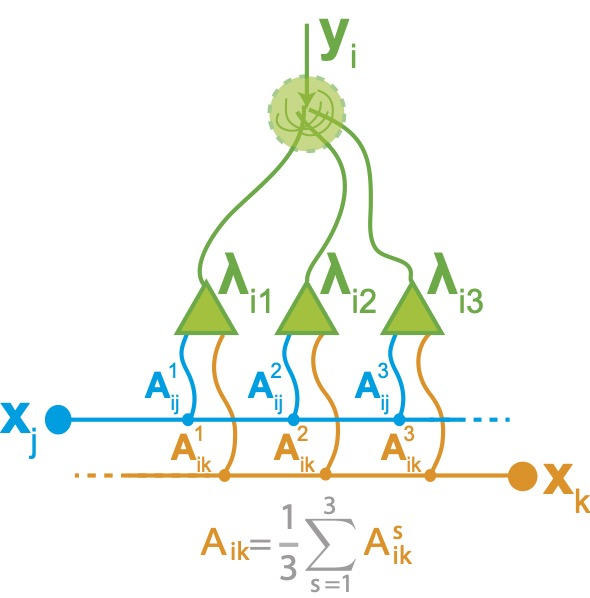
#> input picture art/sister_conn_mean.jpg, 590 x 598 px
$ python driver.py
#> lines starting #> are read from the running program, lines starting #| are printed output that depends on the picture
### olfactory_bulb.py
import numpy as np
from cmath import sqrt as csqrt
import logging, json
import time, datetime
import cvxpy as cvx
import sisters_util as util
import autograd.numpy as anp
import pymanopt

from sisters_util import TimedBlock

logger = util.create_logger("olfactory_bulb")
INFO   = logger.info
WARN   = logger.warning
DEBUG  = logger.debug

def linearly_rectify(x,th):
    return (x > th)*(x - th)

def smooth_rectify(x,th,f=10):
    return np.log(1 + np.exp(f*(x - th)))/f

# [8 lines left out: function get_x_true, not called in this run]

class OlfactoryBulb:
    # [36 lines left out: functions compute_affinity_and_covariance, gen_random_weights, not called in this run]

    @staticmethod
    def generate_connectivity(M, N, Svals, A_mean, C, random_rotation = False, return_details = False, sparsify = 0, penalty = 1, verbosity = 0):
        # We need to specify the elements of A
        # A is a list of [Si x N] matrices, where Si is the number of sister cells for glomerulus i
        # We want the mean of the A[i] to be A_mean[i]
        # We also want sum Si Ci to equal C

        # We will generate the A[i] by first assuming the means are all zero and setting the values to
        # get the correct covariance matrix. Then we will adjust the means to get the correct mean.

#> called with M = 20, N = 50, random_rotation = True, return_details = True, sparsify = 0, penalty = 0, verbosity = 0
        S = sum(Svals)
        A = [np.outer(np.ones(Sg,), Am_g) for Sg, Am_g in zip(Svals, A_mean)]

        # If penalty is a scalar, then expand it to size M
        # If not, assert that it has length M
        if np.isscalar(penalty):
            penalty = np.ones((M,)) * penalty
        else:
            assert len(penalty) == M, f"Sparsity penalty must be a scalar, or a vector of length {M}, not {len(penalty)}."

        # First determine how many odours have covariance constraints
        ind_nz = np.where(np.diag(C) > 1e-8)[0]
        n = len(ind_nz)

        if n == 0:
            WARN(f"Desired covariance had no non-zero diagonal elements.")
            return A

        # See if that's too many
        n1 = np.sqrt(2 * (S - M) * N)
        n2 = M * (S - 1)
        n3 = S - M
        n_max = np.min([n1, n2, n3])
        assert n <= n_max, f"Too many odours with covariance constraints: {n} > {n_max}."
        DEBUG(f"n = {n} <= n_max = {n_max}.")

        C_n = C[ind_nz][:, ind_nz]
        mags = np.sqrt(np.diag(C_n))
        corrs = C_n / (mags[:, None] * mags[None, :])

        W = np.zeros((S, n))
        W[0,0] = 1
        for i in range(1, n):
            for j in range(i):
                W[j,i] = (corrs[i,j] - sum(W[:j,j]*W[:j,i])) / W[j,j]
            W[i,i] = np.sqrt(1 - sum(W[:i,i]**2))

        assert np.allclose(W.T @ W, corrs), "W'W is not equal to corrs."
        DEBUG("W'W is equal to corrs.")

        # Create the matrix that will enforce the zero-mean constraints
        B = np.zeros((M,S))
        starts = np.cumsum([0] + list(Svals))
        for i in range(M):
            B[i, starts[i]:starts[i+1]] = 1

        penalty_vector = penalty @ B

        _, _, VBt = np.linalg.svd(B, full_matrices = True)
        VB_perp = VBt.T[:, M:]

        # Rotate the weights into the nullspace of B
        _, sW, VWt = np.linalg.svd(W, full_matrices = False)
        SV_W = np.diag(sW) @ VWt
        # Generate a random n x n rotation
        n_perp = VB_perp.shape[1]
        R = np.linalg.qr(np.random.randn(n_perp,n_perp))[0] if random_rotation else np.eye(n_perp)
        random_rotation and DEBUG("Applying random rotation.")

        W1 = (VB_perp @ R)[:, :n] @ SV_W

        if sparsify:
            manifold = pymanopt.manifolds.SpecialOrthogonalGroup(n_perp)

            # [4 lines left out: function loss, not called in this run]

            best_norm = loss(R)
            best_R = R

            print(f"Optimizing sparsity with {sparsify} iterations.")
            print(f"Initial norm: {best_norm}")

            problem = pymanopt.Problem(manifold=manifold, cost=loss)
            solver = pymanopt.optimizers.SteepestDescent(verbosity = verbosity)

            R_init = R
            for i in range(sparsify):
                res = solver.run(problem, initial_point=R_init)
                R = res.point
                new_best = False
                if res.cost < best_norm:
                    best_norm = res.cost
                    best_R    = R
                    new_best = True
                print(f"Iteration {i+1}: {res.cost} {'*' if new_best else ''}")

                R_init = np.linalg.qr(np.random.randn(n_perp,n_perp))[0]

            W1 = (VB_perp @ best_R)[:, :n] @ SV_W

        assert np.allclose(W1.T @ W1, corrs), "W1'W1 does not equal corrs."
        DEBUG("W1'W1 is equal to corrs.")

        assert np.allclose(B @ W1, 0), "B W1 != 0: Not all constraints were met."
        DEBUG("B W1 == 0: Constraints were met")

        Wsol = W1 @ np.diag(mags)
        for g, Sg, Am_g in zip(range(M), Svals, A_mean):
            for ni, ii in zip(range(n), ind_nz):
                A[g][:, ii] += Wsol[starts[g]:starts[g+1],ni]

        # Check the means
        assert all([np.allclose(Ai.mean(axis=0), Ami) for Ai, Ami in zip(A, A_mean)]), "Means didn't match."
        INFO(f"Means matched in each glomerulus.")

        AtA = sum([Si * np.cov(Ai.T, bias=True) for Si, Ai in zip(Svals, A)])
        assert np.allclose(AtA, C), "AtA != C"
        INFO(f"Weighted sum of weighted covariances matched target.")

        details = {"W":W, "R":R, "W1":W1, "Wsol":Wsol, "B":B, "ind_nz":ind_nz}

        return (A, details) if return_details else A

    # [248 lines left out: functions __init__, print_params, loss, run_exact, run_sister, get_x_MAP, not called in this run]


### neurips/figures.py
import os, sys, logging
from pathlib import Path
import numpy as np
from matplotlib import pyplot as plt
from matplotlib import cm
from matplotlib.colors import LinearSegmentedColormap
import matplotlib.patches as patches
from matplotlib.patches import Rectangle

import compute

if "GIT" in os.environ:
    git_path = os.environ["GIT"]
    sys.path.append(git_path)

try:
    from label_axes import label_axes
except ImportError:
    # Define a dummy function if label_axes is not available
    print("label_axes module not found. Using dummy function.")
    class label_axes:
        @staticmethod
        def label_axes(*args, **kwargs):
            pass

project_path = Path(__file__).resolve().parent.parent.as_posix()
print(f"Project path: {project_path}")
sys.path.append(project_path)

art_path     = os.path.join(project_path, "art")
fig_path     = os.path.join(art_path, "figs")

plt.rcParams['figure.figsize']    = [8, 3]
plt.rcParams['axes.spines.top']   = False
plt.rcParams['axes.spines.right'] = False
plt.style.use("default")

from matplotlib.gridspec import GridSpec
from scipy.cluster.hierarchy import dendrogram, linkage, leaves_list
from mpl_toolkits.axes_grid1 import make_axes_locatable

# [4 lines left out: function spines_off, not called in this run]

class Figure:
    def __init__(self, plot_data):
        assert hasattr(plot_data, "computed"), "plot_data must have a 'computed' attribute"
        self.plot_data = plot_data

    def compute_and_plot(self, args):
        if not self.plot_data.computed:
            self.plot_data.compute()
#> (the call stopped at in generate_connectivity, `manifold = pymanopt.manifolds.SpecialOrthogonalGroup(n_perp)`: pymanopt is not available in this run)
        self.plot(args, self.plot_data)

    @classmethod
    def plot(cls, args, plot_data):
        raise NotImplementedError("plot() method not implemented")

class ConnectivitySchematic(Figure):
    label_fontsize = 40
    axis_label_fontsize = 30

    @classmethod
    def plot(cls, args, plot_data):
        print("PLOTTING CONNECTIVITY SCHEMATIC")
        n_rows, n_cols = 24, 16
        gs = GridSpec(n_rows, n_cols)
        plt.figure(figsize=(30, 24))

        ax_mean = plt.subplot(gs[:12,:4])
        im_file = art_path + "/sister_conn_mean.jpg"
        ax_mean.imshow(plt.imread(im_file))
        ax_mean.axis("off")

        ax_cov  = plt.subplot(gs[:12,4:8])
        # Paste the svg image in ax_cov
        im_file = art_path + "/sister_conn_cov.jpg"
        ax_cov.imshow(plt.imread(im_file))
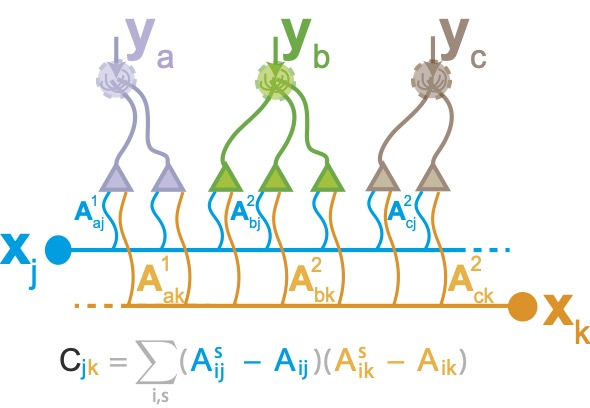
#> input picture art/sister_conn_cov.jpg, 590 x 408 px
        ax_cov.axis("off")

        ax_angle = plt.subplot(gs[:12,8:12])
        im_file = art_path + "/angles.jpg"
        ax_angle.imshow(plt.imread(im_file))
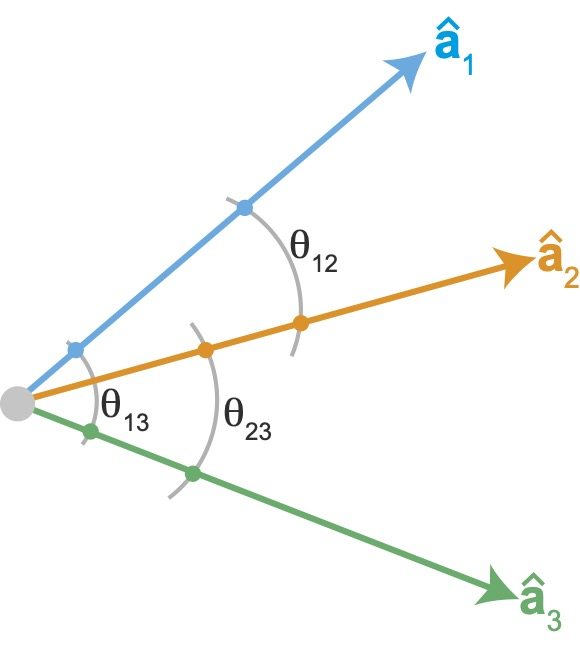
#> input picture art/angles.jpg, 580 x 649 px
        ax_angle.axis("off")

        ax_rot  = plt.subplot(gs[:12,12:16])
        im_file = art_path + "/rotated.jpg"
        ax_rot.imshow(plt.imread(im_file))
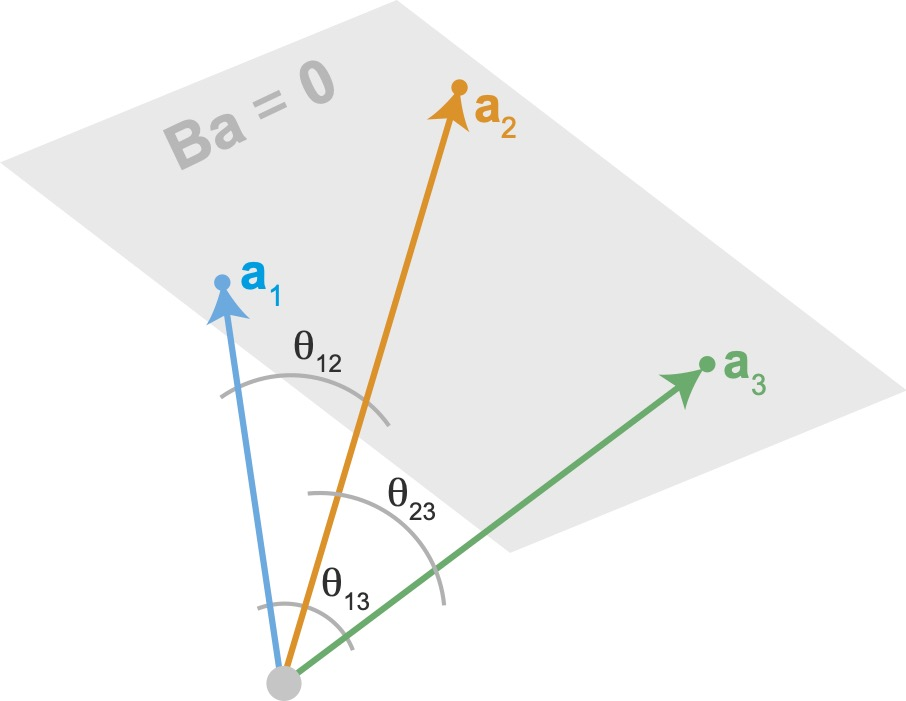
#> input picture art/rotated.jpg, 906 x 701 px
        ax_rot.axis("off")

        nr = [7,14]

        ax = {"conn": []}
        lab_ax = []
        row_offset = 10
        n_rows_per_conn = 3
        n_cols_per_conn = 11
        n_cols_per_cov = 2
        n_cols_per_aff = 2
        for i, (name, details, A) in enumerate(zip(
                ["Random", "Sparse", "Weighted"],
#> (the run stopped early here; a loop or call above may not have finished)
